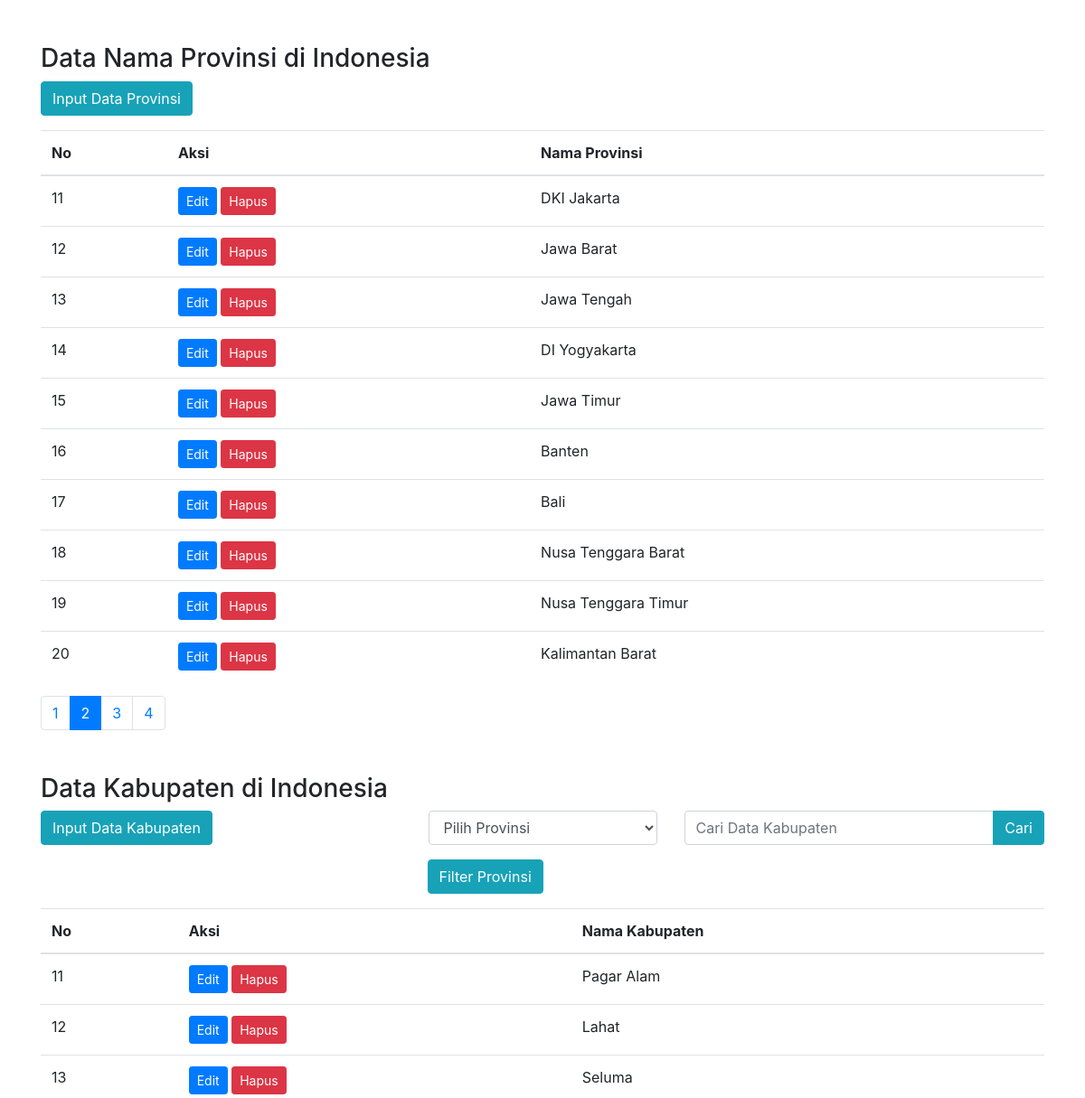
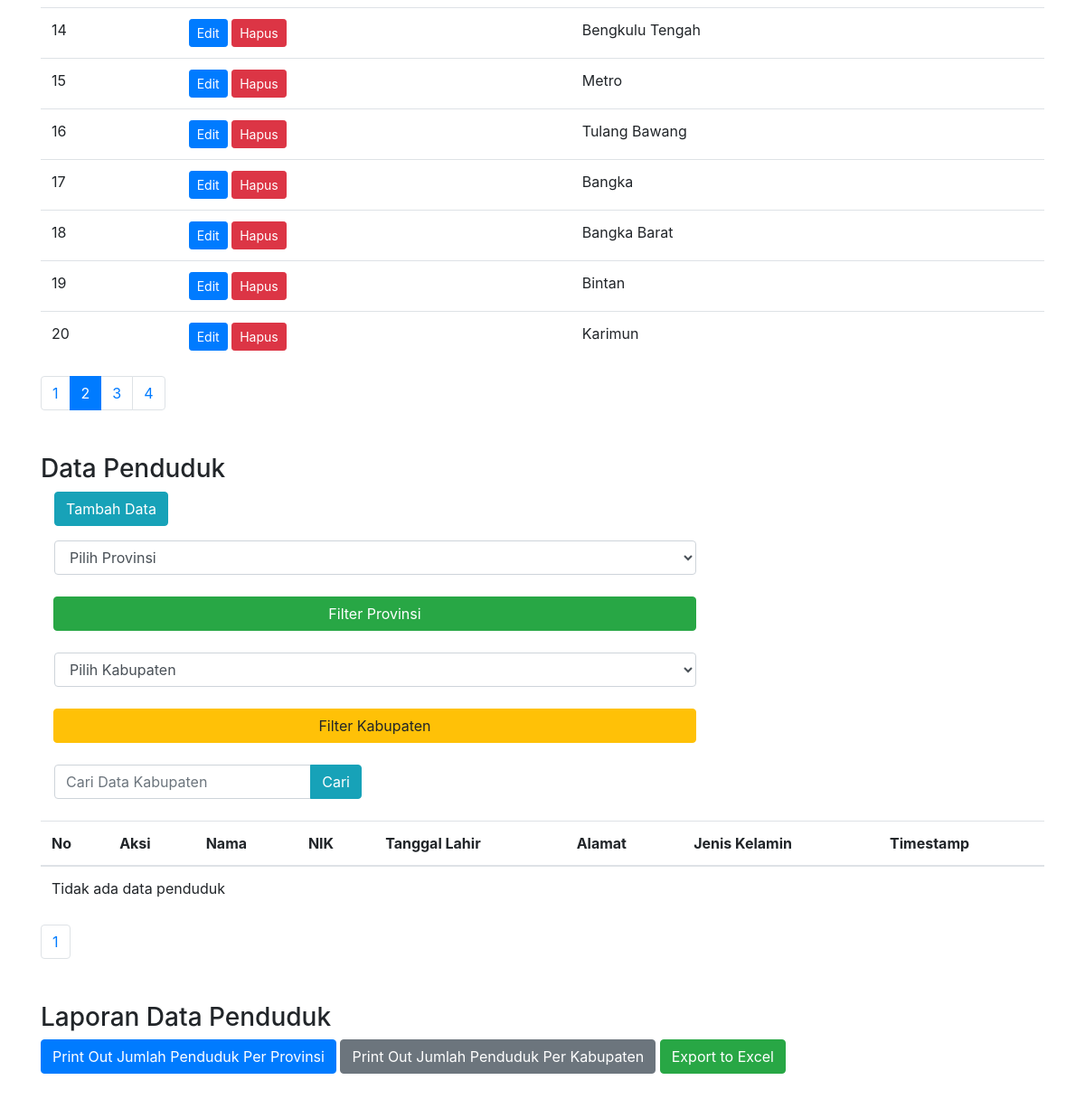
Page /home.php?halaman=2 on the committed database (2 pictures, top to bottom).
### tables this page shows
CREATE TABLE `provinsi` (
  `id_provinsi` int(11) NOT NULL,
  `nama_provinsi` varchar(100) NOT NULL
);

CREATE TABLE `kabupaten` (
  `id_kabupaten` int(11) NOT NULL,
  `nama_kabupaten` varchar(100) NOT NULL,
  `id_provinsi` int(11) DEFAULT NULL
);

### home.php (the view, shortened to what this page needs)
<!DOCTYPE html>
<html lang="en">
<head>
    <link rel="stylesheet" href="https://stackpath.bootstrapcdn.com/bootstrap/4.5.2/css/bootstrap.min.css">
</head>
<body>
    <div class="container mt-5">
        <h3>Data Nama Provinsi di Indonesia</h3>
        <a href="provinsi/input.php" class="btn btn-info mb-3">Input Data Provinsi</a>
        <table class="table">
            <thead>
                <tr>
                    <th>No</th>
                    <th>Aksi</th>
                    <th>Nama Provinsi</th>
                </tr>
            </thead>
            <tbody>
                <?php include 'component/provinsi.php'; ?>
            </tbody>
        </table>
        <nav aria-label="Page navigation">
            <ul class="pagination mb-5">
                <?php for ($i = 1; $i <= $total_halaman; $i++) : ?>
                    <li class="page-item <?php if ($i == $halaman) echo 'active'; ?>"><a class="page-link" href="?halaman=<?php echo $i; ?>"><?php echo $i; ?></a></li>
                <?php endfor; ?>
            </ul>
        </nav>
        <h3>Data Kabupaten di Indonesia</h3>
        <div class="row mb-3">
            <div class="col">
                <a href="kabupaten/input.php" class="btn btn-info mb-3">Input Data Kabupaten</a>
            </div>
            <form action="" method="POST">
                <div class="col">
                    <div class="form-group">
                        <select class="form-control" id="provinsi_id" name="provinsi_id">
                            <option value="">Pilih Provinsi</option>
                            <?php
                            include 'koneksi/connection.php';
                            ?>
                        </select>
                    </div>
                </div>
                <div class="col md-4">
                    <div class="input-group-append">
                        <button type="submit" class="btn btn-info" name="selected_provinsi">Filter Provinsi</button>
                    </div>
                </div>
            </form>
            <div class="col">
                <form action="" method="POST">
                    <div class="form-group">
                        <div class="input-group">
                            <input type="text" class="form-control" id="search_query" name="search_query" placeholder="Cari Data Kabupaten">
                            <div class="input-group-append">
                                <button type="submit" class="btn btn-info" name="search_submit">Cari</button>
                            </div>
                        </div>
                    </div>
                </form>
            </div>
        </div>
        <table class="table">
            <thead>
                <tr>
                    <th>No</th>
                    <th>Aksi</th>
                    <th>Nama Kabupaten</th>
                </tr>
            </thead>
            <tbody>
                <?php include 'component/kabupaten.php'; ?>
            </tbody>
        </table>
        <nav aria-label="Page navigation">
            <ul class="pagination mb-5">
                <?php for ($i = 1; $i <= $total_halaman; $i++) : ?>
                    <li class="page-item <?php if ($i == $halaman) echo 'active'; ?>"><a class="page-link" href="?halaman=<?php echo $i; ?>"><?php echo $i; ?></a></li>
                <?php endfor; ?>
            </ul>
        </nav>
        <h3 class="mt-5">Data Penduduk</h3>
        <div class="col-md-2">
            <a href="action/input.php" class="btn btn-info mb-3">Tambah Data</a>
        </div>
        <div class="col-md-8">
            <form action="" method="GET">
                <div class="row-md-4">
                    <div class="input-group">
                        <select class="form-control" id="provinsi" name="provinsi_id">
                            <option value="">Pilih Provinsi</option>
                            <?php
                            include 'koneksi/connection.php';
                            ?>
                        </select>
                    </div>
                    <br>
                    <div class="input-group-append">
                        <button type="submit" class="btn btn-success btn-block" name="filter_provinsi">Filter Provinsi</button>
                    </div>
                </div>
                <br>
                <div class="row-md-4">
                    <div class="input-group">
                        <select class="form-control" id="kabupaten" name="kabupaten_id">
                            <option value="">Pilih Kabupaten</option>
                        </select>
                    </div>
                    <br>
                    <div class="input-group-append">
                        <button type="submit" class="btn btn-warning btn-block" name="filter_kabupaten">Filter Kabupaten</button>
                    </div>
                </div>
            </form>
        </div>
        <br>
        <div class="row-md-4">
            <div class="col-md-4">
                <form action="" method="POST">
                    <div class="input-group">
                        <input type="text" class="form-control" id="search_query" name="search_query" placeholder="Cari Data Kabupaten">
                        <div class="input-group-append">
                            <button type="submit" class="btn btn-info" name="search_data">Cari</button>
                        </div>
                    </div>
                </form>
            </div>
        </div>
        <br>
        <table class="table">
            <thead>
                <tr>
                    <th>No</th>
                    <th>Aksi</th>
                    <th>Nama</th>
                    <th>NIK</th>
                    <th>Tanggal Lahir</th>
                    <th>Alamat</th>
                    <th>Jenis Kelamin</th>
                    <th>Timestamp</th>
                </tr>
            </thead>
            <tbody>
                <?php include 'component/data_penduduk.php'; ?>
            </tbody>
        </table>
        <nav aria-label="Page navigation">
            <ul class="pagination">
                <?php for ($i = 1; $i <= $total_halaman; $i++) : ?>
                    <li class="page-item <?php if ($i == $halaman) echo 'active'; ?>"><a class="page-link" href="?halaman=<?php echo $i; ?>"><?php echo $i; ?></a></li>
                <?php endfor; ?>
            </ul>
        </nav>
        <h3 class="mt-5">Laporan Data Penduduk</h3>
        <a href="laporan/report_provinsi.php" class="btn btn-primary mb-5">Print Out Jumlah Penduduk Per Provinsi</a>
        <a href="laporan/report_kabupaten.php" class="btn btn-secondary mb-5">Print Out Jumlah Penduduk Per Kabupaten</a>
        <a href="laporan/export_excel.php" class="btn btn-success mb-5">Export to Excel</a>
        <br>
    </div>
</body>
</html>

### component/provinsi.php (shortened to what this page needs)
<?php
include 'koneksi/connection.php';
$sql_total = "SELECT COUNT(*) AS total FROM provinsi";
$result_total = $conn->query($sql_total);
$total_data = $result_total->fetch_assoc()['total'];
$jumlah_data_per_halaman = 10;
$total_halaman = ceil($total_data / $jumlah_data_per_halaman);
$halaman = isset($_GET['halaman']) ? (int)$_GET['halaman'] : 1;
$mulai = ($halaman - 1) * $jumlah_data_per_halaman;
$sql = "SELECT * FROM provinsi LIMIT $mulai, $jumlah_data_per_halaman";
$result = $conn->query($sql);
if ($result->num_rows > 0) {
    $no = $mulai + 1;
    while ($row = $result->fetch_assoc()) {
        echo "<tr>";
        echo "<td>" . $no++ . "</td>";
        echo "<td>
        <a href='provinsi/edit.php?id=" . $row['id_provinsi'] . "' class='btn btn-primary btn-sm'>Edit</a>
        <a href='provinsi/delete.php?id=" . $row['id_provinsi'] . "' class='btn btn-danger btn-sm' onclick='return confirm(\"Apakah Anda yakin ingin menghapus data ini?\")'>Hapus</a></td>";
        echo "<td>" . $row['nama_provinsi'] . "</td>";
        echo "</tr>";
    }
} else {
    echo "<tr><td colspan='3'>Tidak ada data Provinsi yang tersedia</td></tr>";
}

### component/kabupaten.php (shortened to what this page needs)
<?php
include 'koneksi/connection.php';
$search_query = isset($_POST['search_query']) ? $_POST['search_query'] : '';
$selected_provinsi = isset($_POST['provinsi_id']) ? $_POST['provinsi_id'] : '';
if (!empty($search_query) && !empty($selected_provinsi)) {
    $sql = "SELECT * FROM kabupaten WHERE nama_kabupaten LIKE '%$search_query%' AND id_provinsi = $selected_provinsi LIMIT $mulai, $jumlah_data_per_halaman";
} elseif (!empty($selected_provinsi)) {
    $sql = "SELECT * FROM kabupaten WHERE id_provinsi = $selected_provinsi LIMIT $mulai, $jumlah_data_per_halaman";
} elseif (!empty($search_query)) {
    $sql = "SELECT * FROM kabupaten WHERE nama_kabupaten LIKE '%$search_query%' LIMIT $mulai, $jumlah_data_per_halaman";
} else {
    $sql = "SELECT * FROM kabupaten LIMIT $mulai, $jumlah_data_per_halaman";
}
$result = $conn->query($sql);
if ($result->num_rows > 0) {
    $no = $mulai + 1;
    while ($row = $result->fetch_assoc()) {
        echo "<tr>";
        echo "<td>" . $no++ . "</td>";
        echo "<td>
        <a href='kabupaten/edit.php?id=" . $row['id_kabupaten'] . "' class='btn btn-primary btn-sm'>Edit</a>
        <a href='kabupaten/delete.php?id=" . $row['id_kabupaten'] . "' class='btn btn-danger btn-sm' onclick='return confirm(\"Apakah Anda yakin ingin menghapus data ini?\")'>Hapus</a></td>";
        echo "<td>" . $row['nama_kabupaten'] . "</td>";
        echo "</tr>";
    }
} else {
    echo "<tr><td colspan='3'>Tidak ada data kabupaten yang tersedia</td></tr>";
}

### rows in the picture
provinsi: nama_provinsi "DKI Jakarta"
provinsi: nama_provinsi "Jawa Barat"
provinsi: nama_provinsi "Jawa Tengah"
provinsi: nama_provinsi "DI Yogyakarta"
provinsi: nama_provinsi "Jawa Timur"
provinsi: nama_provinsi "Banten"
provinsi: nama_provinsi "Bali"
provinsi: nama_provinsi "Nusa Tenggara Barat"
provinsi: nama_provinsi "Nusa Tenggara Timur"
provinsi: nama_provinsi "Kalimantan Barat"
kabupaten: nama_kabupaten "Pagar Alam"
kabupaten: nama_kabupaten "Lahat"
kabupaten: nama_kabupaten "Seluma"
kabupaten: nama_kabupaten "Bengkulu Tengah"
kabupaten: nama_kabupaten "Metro"
kabupaten: nama_kabupaten "Tulang Bawang"
kabupaten: nama_kabupaten "Bangka"
kabupaten: nama_kabupaten "Bangka Barat"
kabupaten: nama_kabupaten "Bintan"
kabupaten: nama_kabupaten "Karimun"
